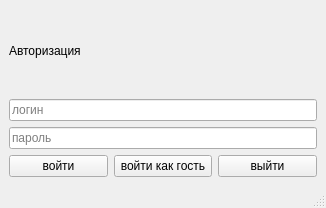
<?xml version="1.0" encoding="UTF-8"?>
<ui version="4.0">
 <class>MainWindow</class>
 <widget class="QMainWindow" name="MainWindow">
  <property name="geometry">
   <rect>
    <x>0</x>
    <y>0</y>
    <width>326</width>
    <height>208</height>
   </rect>
  </property>
  <property name="windowTitle">
   <string>MainWindow</string>
  </property>
  <widget class="QWidget" name="centralwidget">
   <layout class="QGridLayout" name="gridLayout">
    <item row="0" column="0">
     <widget class="QLabel" name="label">
      <property name="text">
       <string>Авторизация</string>
      </property>
     </widget>
    </item>
    <item row="1" column="0">
     <widget class="QLineEdit" name="lineEdit_login">
      <property name="echoMode">
       <enum>QLineEdit::EchoMode::Password</enum>
      </property>
      <property name="dragEnabled">
       <bool>false</bool>
      </property>
      <property name="readOnly">
       <bool>false</bool>
      </property>
      <property name="placeholderText">
       <string>логин</string>
      </property>
     </widget>
    </item>
    <item row="2" column="0">
     <widget class="QLineEdit" name="lineEdit_password">
      <property name="echoMode">
       <enum>QLineEdit::EchoMode::Password</enum>
      </property>
      <property name="placeholderText">
       <string>пароль</string>
      </property>
     </widget>
    </item>
    <item row="3" column="0">
     <layout class="QHBoxLayout" name="horizontalLayout">
      <item>
       <widget class="QPushButton" name="pushButton_enter">
        <property name="text">
         <string>войти</string>
        </property>
       </widget>
      </item>
      <item>
       <widget class="QPushButton" name="pushButton_guest">
        <property name="text">
         <string>войти как гость</string>
        </property>
       </widget>
      </item>
      <item>
       <widget class="QPushButton" name="pushButton_exit">
        <property name="text">
         <string>выйти</string>
        </property>
       </widget>
      </item>
     </layout>
    </item>
   </layout>
  </widget>
  <widget class="QMenuBar" name="menubar">
   <property name="geometry">
    <rect>
     <x>0</x>
     <y>0</y>
     <width>326</width>
     <height>30</height>
    </rect>
   </property>
  </widget>
  <widget class="QStatusBar" name="statusbar"/>
 </widget>
 <resources/>
 <connections/>
</ui>
